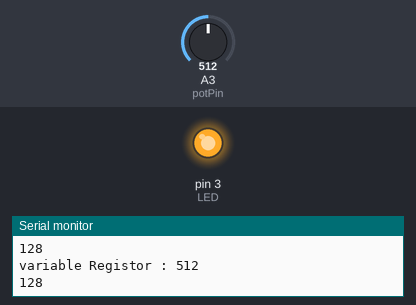
The sketch below on a simulated Arduino Uno, built with avr-gcc and run on an emulated ATmega328P. Parts: output pins drawn as LEDs (lit = HIGH), the last lines printed to the serial monitor. Inputs (shaded band) come from the test bench; at power-on: A3 (potPin) = 512.

Above: at 1.2 s.
1.3 s: A3 (potPin) set to 5
2.8 s: A3 (potPin) set to 2
At 3.7 s:
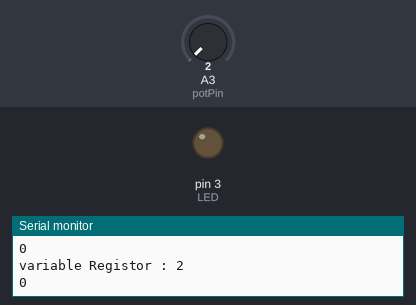
4.3 s: A3 (potPin) set to 122
At 5.1 s:
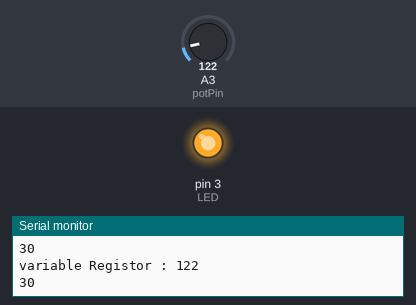
5.8 s: A3 (potPin) set to 0
At 6.5 s:
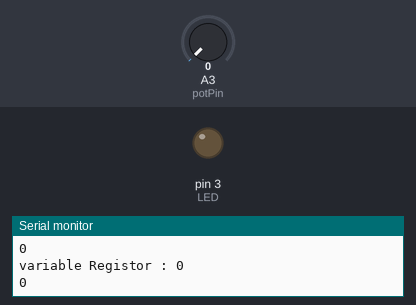
Timing chart, 0 to 8.3 s (numbered marks = the images above; inputs shaded):
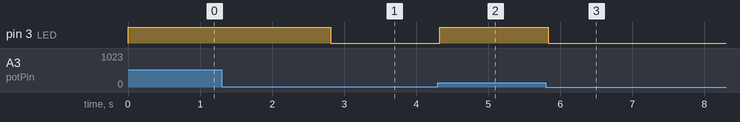

The sketch:

20190520_3.ino
```cpp
int LED = 3;
int potPin = A3;

long VarR;

void setup() {
  pinMode(LED, OUTPUT);
  Serial.begin(9600);

}
int value = 0;
void loop() {
  VarR = analogRead(potPin);

  Serial.print("variable Registor : ");
  Serial.println(VarR);

  value= VarR /4;
  digitalWrite(LED, value);
  Serial.println(value);
  delay(100);


}
```

Measured:
- the behaviour switches between 4 and 3 on A3 (potPin) (found by bisection; images 0 and 1)
- after the input at 2.8 s, pin 3 (LED): HIGH → LOW at once
- after the input at 4.3 s, pin 3 (LED): LOW → HIGH at once
- after the input at 5.8 s, pin 3 (LED): HIGH → LOW at once
